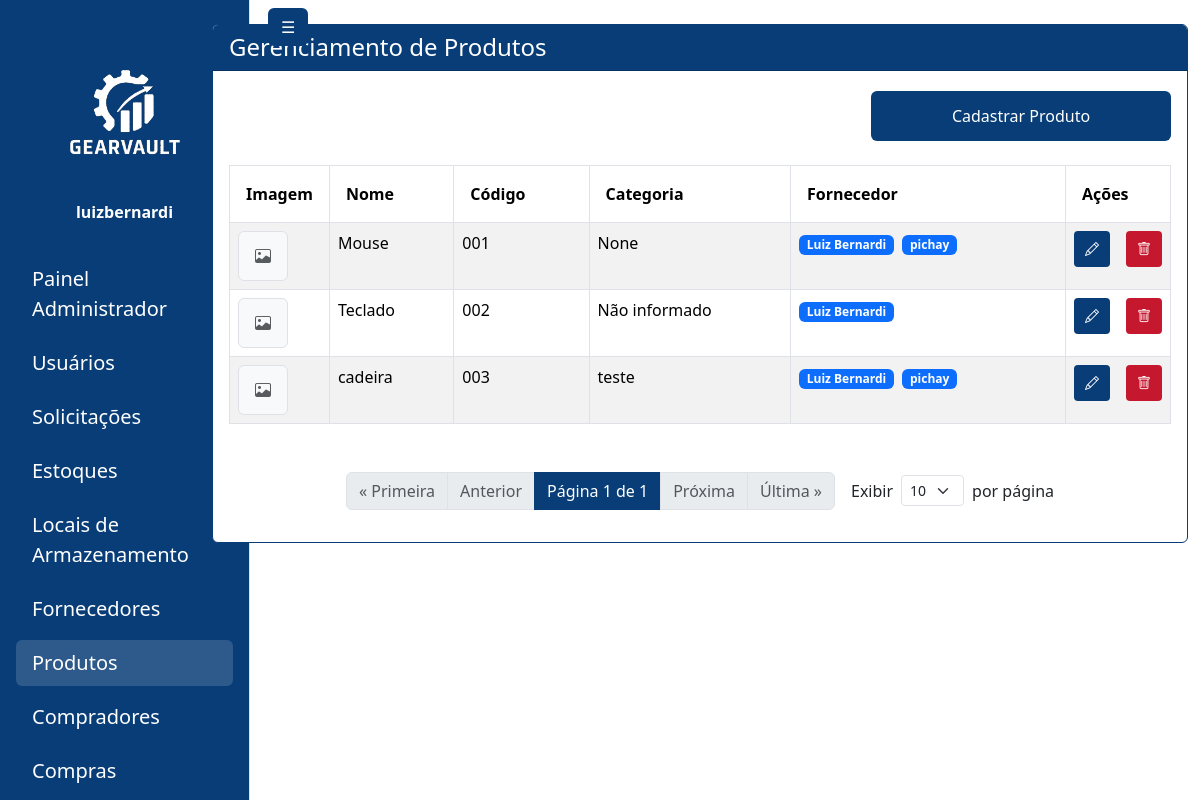
Before: /administrador/produtos/ (signed in) with the older database file.
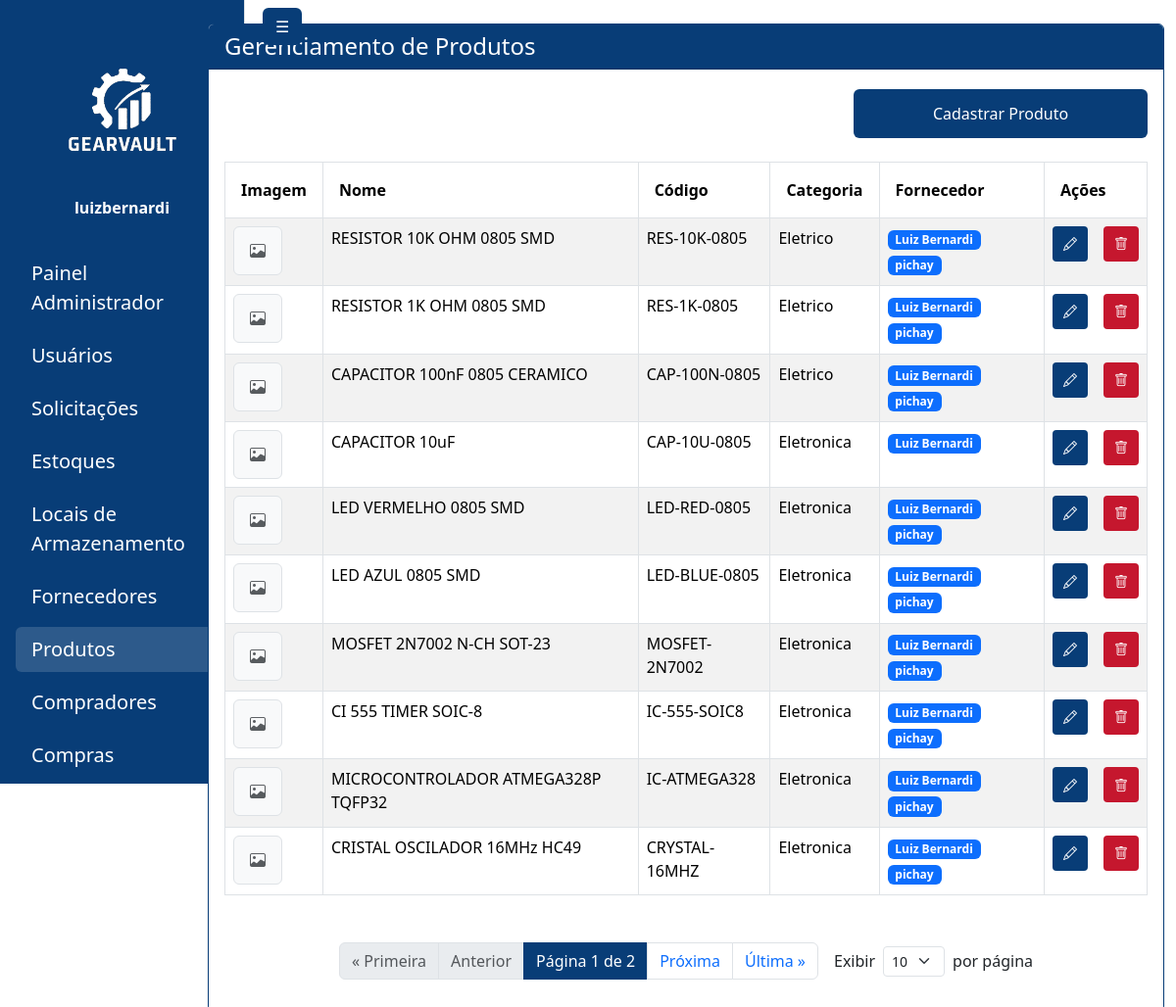
After: the same page with the newer database file.
### gearvault/models.py (models this page shows, shortened)
class Produto(models.Model):
    nome = models.CharField(max_length=255)
    codigo = models.CharField(max_length=100, unique=True)
    categoria = models.CharField(max_length=100, blank=True, null=True)
    descricao = models.TextField(blank=True, null=True)
    fornecedores = models.ManyToManyField(
        Fornecedor, blank=True, related_name='produtos')
    imagem = models.ImageField(upload_to='produtos/', blank=True, null=True)

class Fornecedor(models.Model):
    nome = models.CharField(max_length=255)
    cnpj = models.CharField(  max_length=14, validators=[
        MinLengthValidator(14),
            MaxLengthValidator(14)
        ], blank=False, null=False)
    email = models.EmailField(blank=False, null=False)
    telefone = models.CharField(max_length=11,  validators=[
            MinLengthValidator(11),
            MaxLengthValidator(11)
        ], blank=False, null=False)
    endereco = models.ForeignKey(Endereco, on_delete=models.SET_NULL, blank=False, null=True)

### gearvault/views.py (the view, shortened to what this page needs)
# urls.py: path('produtos/', views.admin_produto_list, name='admin_produto_list'),
@login_required
@require_http_methods(["GET", "POST"])
def admin_produto_list(request):
    if request.user.profile.role != 'ADMIN':
        return redirect('login')
    per_page = int(request.GET.get('per_page', 10))
    produtos = Produto.objects.all().prefetch_related('fornecedores').order_by('id')
    fornecedores = Fornecedor.objects.all()
    paginator = Paginator(produtos, per_page)
    page_number = request.GET.get('page')
    page_obj = paginator.get_page(page_number)
    contexto = {
        'sidebar_links': get_sidebar_links(request.user),
        'produtos': page_obj,
        'fornecedores': fornecedores,    }
    return render(request, 'pages/admin/produto_list.html', contexto)

### gearvault/views.py (called while the page is built, shortened)
def get_sidebar_links(user):
    role = getattr(user.profile, 'role', None)
    if role == 'ADMIN':
        return [
            {'url': '/administrador/painel/', 'label': 'Painel Administrador'},
            {'url': '/administrador/usuarios/', 'label': 'Usuários'},
            {'url': '/administrador/solicitacoes/', 'label': 'Solicitações'},
            {'url': '/administrador/estoques/', 'label': 'Estoques'},
            {'url': '/administrador/locais/', 'label': 'Locais de Armazenamento'},
            {'url': '/administrador/fornecedores/', 'label': 'Fornecedores'},
            {'url': '/administrador/produtos/', 'label': 'Produtos'},
            {'url': '/administrador/compradores/', 'label': 'Compradores'},
            {'url': '/administrador/compras/', 'label': 'Compras'},
        ]
    return []

### gearvault/templates/pages/admin/produto_list.html (shortened to what this page needs)
{% extends 'base.html' %}
{% load static %}
{% block content %}
<div class="container-fluid" id="main-content-panel">
  <div class="row">
    <div class="col-md-2" id="sidebar-panel">
      {% include 'sidebar.html' %}
    </div>
    <div class="col-md-10" id="painel-content">
      <div class="card mt-4 mb-4" style="border: 1px solid #083D77;">
        <div class="card-header text-white" style="background-color: #083D77;">
          <h4 class="mb-0">Gerenciamento de Produtos</h4>
        </div>
        <div class="card-body">
          <div class="d-flex justify-content-end mt-1">
            <button class="btn text-white" style="width: 300px; height: 50px; background-color: #083D77;" data-bs-toggle="modal" data-bs-target="#adicionarProdutoModal">
              Cadastrar Produto
            </button>
          </div>
          <table class="table table-striped table-bordered mt-4">
            <thead>
              <tr>
                <th class="py-3 px-3">Imagem</th>
                <th class="py-3 px-3">Nome</th>
                <th class="py-3 px-3">Código</th>
                <th class="py-3 px-3">Categoria</th>
                <th class="py-3 px-3">Fornecedor</th>
                <th class="py-3 px-3">Ações</th>
              </tr>
            </thead>
            <tbody>
            {% for produto in produtos %}
              <tr>
                <td class="py-2 text-center" style="width: 80px;">
                  {% if produto.imagem %}
                    <img src="{{ produto.imagem.url }}" alt="{{ produto.nome }}"
                         style="width: 50px; height: 50px; object-fit: cover; border-radius: 6px;"
                         class="border">
                  {% else %}
                    <div style="width: 50px; height: 50px; background-color: #f8f9fa; border-radius: 6px;"
                         class="d-flex align-items-center justify-content-center border">
                      <i class="bi bi-image text-muted"></i>
                    </div>
                  {% endif %}
                </td>
                <td class="py-2">{{ produto.nome }}</td>
                <td class="py-2">{{ produto.codigo }}</td>
                <td class="py-2">{{ produto.categoria|default:"Não informado" }}</td>
                <td class="py-2">
                  {% if produto.fornecedores.all %}
                    {% for fornecedor in produto.fornecedores.all %}
                      <span class="badge bg-primary me-1">{{ fornecedor.nome }}</span>
                    {% endfor %}
                  {% else %}
                    <span class="text-muted">Nenhum fornecedor</span>
                  {% endif %}
                </td>
                <td class="py-2" style="width: 9%;">
                  <div class="d-flex gap-3 justify-content-center">
                    <button class="btn btn-sm d-inline-flex align-items-center text-white justify-content-center"
                      style="width: 36px; height: 36px; background-color: #083D77;"
                      data-bs-toggle="modal"
                      data-bs-target="#editarProdutoModal"
                      data-produto-id="{{ produto.id }}"
                      data-nome="{{ produto.nome }}"
                      data-codigo="{{ produto.codigo }}"
                      data-categoria="{{ produto.categoria }}"
                      data-descricao="{{ produto.descricao }}"
                      data-fornecedores-ids="{% for fornecedor in produto.fornecedores.all %}{{ fornecedor.id }}{% if not forloop.last %},{% endif %}{% endfor %}"
                      title="Editar">
                      <i class="bi bi-pencil"></i>
                    </button>
                    <button class="btn btn-sm d-inline-flex align-items-center justify-content-center text-white"
                      style="width: 36px; height: 36px; background-color: #c5172e;"
                      data-bs-toggle="modal"
                      data-bs-target="#excluirProdutoModal"
                      data-produto-id="{{ produto.id }}"
                      data-nome="{{ produto.nome }}"
                      title="Excluir">
                      <i class="bi bi-trash"></i>
                    </button>
                  </div>
                </td>
              </tr>
            {% empty %}
              <tr><td colspan="6">Nenhum produto encontrado.</td></tr>
            {% endfor %}
            </tbody>
          </table>
          <div class="d-flex justify-content-center align-items-center mb-3 mt-5">
            <nav aria-label="Navegação de página" class="d-flex justify-content-center mb-0">
              <ul class="pagination mb-0">
                {% if produtos.number > 1 %}
                  <li class="page-item"><a class="page-link" href="?page=1{% if request.GET.per_page %}&per_page={{ request.GET.per_page }}{% endif %}">« Primeira</a></li>
                {% else %}
                  <li class="page-item disabled"><span class="page-link">« Primeira</span></li>
                {% endif %}
                {% if produtos.has_previous %}
                  <li class="page-item"><a class="page-link" href="?page={{ produtos.previous_page_number }}{% if request.GET.per_page %}&per_page={{ request.GET.per_page }}{% endif %}">Anterior</a></li>
                {% else %}
                  <li class="page-item disabled"><span class="page-link">Anterior</span></li>
                {% endif %}
                <li class="page-item disabled">
                  <span class="page-link text-white" style="background-color: #083D77; border-color: #083D77;">
                    Página {{ produtos.number }} de {{ produtos.paginator.num_pages }}
                  </span>
                </li>
                {% if produtos.has_next %}
                  <li class="page-item"><a class="page-link" href="?page={{ produtos.next_page_number }}{% if request.GET.per_page %}&per_page={{ request.GET.per_page }}{% endif %}">Próxima</a></li>
                {% else %}
                  <li class="page-item disabled"><span class="page-link">Próxima</span></li>
                {% endif %}
                {% if produtos.number < produtos.paginator.num_pages %}
                  <li class="page-item"><a class="page-link" href="?page={{ produtos.paginator.num_pages }}{% if request.GET.per_page %}&per_page={{ request.GET.per_page }}{% endif %}">Última »</a></li>
                {% else %}
                  <li class="page-item disabled"><span class="page-link">Última »</span></li>
                {% endif %}
              </ul>
            </nav>
            <form method="get" class="d-flex align-items-center ms-3" style="gap: 0.5rem;">
              <label for="per_page" class="mb-0">Exibir</label>
              <select name="per_page" id="per_page" class="form-select form-select-sm w-auto" onchange="this.form.submit()">
                <option value="10" {% if produtos.paginator.per_page == 10 %}selected{% endif %}>10</option>
              </select>
              <span>por página</span>
            </form>
          </div>
        </div>
      </div>
    </div>
  </div>
</div>
{% endblock %}

### templates/base.html (shortened to what this page needs)
{% load static %}
<!DOCTYPE html>
<html lang="en">
<head>
  <link href="https://cdn.jsdelivr.net/npm/bootstrap@5.3.2/dist/css/bootstrap.min.css" rel="stylesheet" />
  <link href="https://cdn.jsdelivr.net/npm/bootstrap-icons@1.10.5/font/bootstrap-icons.css" rel="stylesheet">
</head>
<body>
  {% block content %}
  {% endblock %}
</body>
</html>

### templates/sidebar.html (shortened to what this page needs)
{% load static %}
<div id="sidebar" class="position-fixed top-0 start-0 vh-100 text-white d-flex flex-column pt-5 border-end" style="background-color: #083D77; width: 250px; transition: transform 0.3s ease;">
  <div class="text-center mb-4 pt-3">
    <img src="{% static 'assets/LogoGearvaultBranco.png' %}" alt="Logo GearVault" style="width: 120px;" class="mb-3" />
    <strong class="d-block">{{ user.username }}</strong>
  </div>
  <nav class="flex-grow-1">
    <ul class="nav flex-column px-3">
      {% if sidebar_links %}
        {% for link in sidebar_links %}
          <li class="nav-item mt-2">
            <a href="{{ link.url }}" class="nav-link text-white fs-5 rounded px-3 py-2 link-hover{% if request.path == link.url %} active-link{% endif %}">{{ link.label }}</a>
          </li>
        {% endfor %}
      {% else %}
        <li class="nav-item text-white px-3">Nenhum link disponível</li>
      {% endif %}
    </ul>
  </nav>
  <div class="mt-auto">
    <a href="{% url 'logout' %}" class="text-white d-block px-3 py-2 pb-3 text-decoration-none text-center"><i class="bi bi-box-arrow-right"></i> Sair</a>
  </div>
</div>
<button id="toggleSidebarBtn" type="button" class="btn position-fixed top-0" style="background-color: #083D77;
  color: white; left: 260px; z-index: 1050; transition: left 0.3s ease; margin: 0.5rem;">☰</button>

### templates/sidebar.html (style rules this page uses)
.link-hover { transition: color 0.3s ease, background-color 0.3s ease; }
.link-hover:hover, .active-link { background-color: rgba(255, 255, 255, 0.15); text-decoration: none; }

### gearvault/templates/pages/admin/produto_list.html (style rules this page uses)
#painel-content { transition: width 0.3s cubic-bezier(0.4,0,0.2,1), margin-left 0.3s cubic-bezier(0.4,0,0.2,1); }
#sidebar-panel { transition: width 0.3s cubic-bezier(0.4,0,0.2,1), display 0.3s cubic-bezier(0.4,0,0.2,1); }
.badge { font-size: 0.75rem; margin-bottom: 0.125rem; }

Changed rows visible on the page:
removed Produto: nome "Mouse", codigo "001", categoria "None", Fornecedor (nome "Luiz Bernardi"), Fornecedor (nome "pichay")
removed Produto: nome "Teclado", codigo "002", categoria "Não informado", Fornecedor (nome "Luiz Bernardi")
removed Produto: nome "cadeira", codigo "003", categoria "teste", Fornecedor (nome "Luiz Bernardi"), Fornecedor (nome "pichay")
added Produto: nome "RESISTOR 10K OHM 0805 SMD", codigo "RES-10K-0805", categoria "Eletrico", Fornecedor (nome "Luiz Bernardi"), Fornecedor (nome "pichay")
added Produto: nome "RESISTOR 1K OHM 0805 SMD", codigo "RES-1K-0805", categoria "Eletrico", Fornecedor (nome "Luiz Bernardi"), Fornecedor (nome "pichay")
added Produto: nome "CAPACITOR 100nF 0805 CERAMICO", codigo "CAP-100N-0805", categoria "Eletrico", Fornecedor (nome "Luiz Bernardi"), Fornecedor (nome "pichay")
added Produto: nome "CAPACITOR 10uF", codigo "CAP-10U-0805", categoria "Eletronica", Fornecedor (nome "Luiz Bernardi")
added Produto: nome "LED VERMELHO 0805 SMD", codigo "LED-RED-0805", categoria "Eletronica", Fornecedor (nome "Luiz Bernardi"), Fornecedor (nome "pichay")
added Produto: nome "LED AZUL 0805 SMD", codigo "LED-BLUE-0805", categoria "Eletronica", Fornecedor (nome "Luiz Bernardi"), Fornecedor (nome "pichay")
added Produto: nome "MOSFET 2N7002 N-CH SOT-23", codigo "MOSFET-2N7002", categoria "Eletronica", Fornecedor (nome "Luiz Bernardi"), Fornecedor (nome "pichay")
added Produto: nome "CI 555 TIMER SOIC-8", codigo "IC-555-SOIC8", categoria "Eletronica", Fornecedor (nome "Luiz Bernardi"), Fornecedor (nome "pichay")
added Produto: nome "MICROCONTROLADOR ATMEGA328P TQFP32", codigo "IC-ATMEGA328", categoria "Eletronica", Fornecedor (nome "Luiz Bernardi"), Fornecedor (nome "pichay")
added Produto: nome "CRISTAL OSCILADOR 16MHz HC49", codigo "CRYSTAL-16MHZ", categoria "Eletronica", Fornecedor (nome "Luiz Bernardi"), Fornecedor (nome "pichay")
Other visible differences:
{{ produtos.paginator.num_pages }}: "1" → "2"
